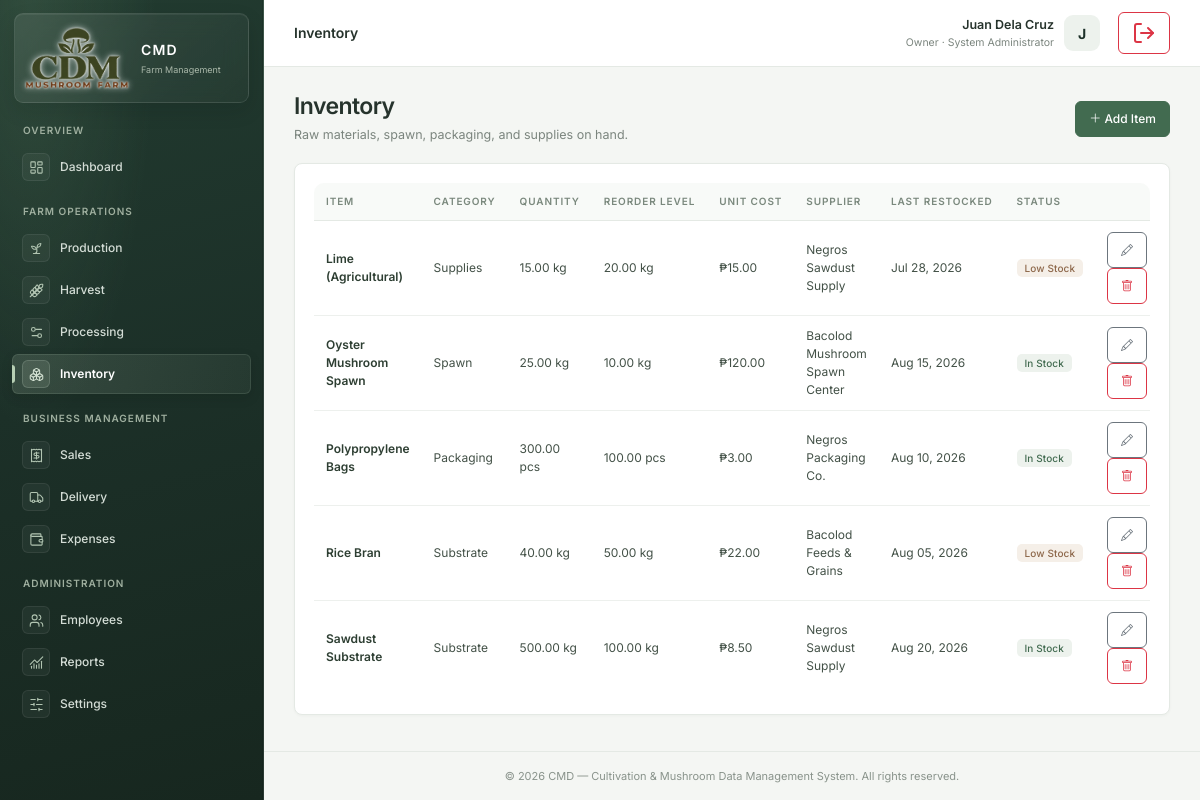
Page /inventory (signed in) on the committed database.
### tables this page shows
CREATE TABLE inventory (
    inventory_id    INT AUTO_INCREMENT PRIMARY KEY,
    item_name       VARCHAR(100) NOT NULL,
    category        ENUM('Substrate','Spawn','Packaging','Equipment','Supplies','Other') NOT NULL DEFAULT 'Other',
    quantity        DECIMAL(10,2) NOT NULL DEFAULT 0,
    unit            VARCHAR(20)  NOT NULL DEFAULT 'kg',
    reorder_level   DECIMAL(10,2) NOT NULL DEFAULT 0,
    unit_cost       DECIMAL(10,2) NOT NULL DEFAULT 0,
    supplier        VARCHAR(100),
    last_restocked  DATE,
    status          ENUM('In Stock','Low Stock','Out of Stock') NOT NULL DEFAULT 'In Stock',
    created_at      TIMESTAMP DEFAULT CURRENT_TIMESTAMP,
    updated_at      TIMESTAMP DEFAULT CURRENT_TIMESTAMP ON UPDATE CURRENT_TIMESTAMP
);

### app/core/Controller.php (called while the page is built, shortened)
<?php
class Controller
{
    protected function model(string $model)
    {
        return new $model();
    }
    protected function view(string $view, array $data = [])
    {
        extract($data);
        $viewFile = APP_PATH . '/views/' . $view . '.php';
        require APP_PATH . '/views/layouts/header.php';
        require APP_PATH . '/views/layouts/sidebar.php';
        require $viewFile;
        require APP_PATH . '/views/layouts/footer.php';
    }
}

### app/controllers/InventoryController.php (called while the page is built, shortened)
<?php
class InventoryController extends Controller
{
    public function index()
    {
        $data = [
            'pageTitle' => 'Inventory',
            'items'     => $this->model('Inventory')->all('item_name ASC'),
        ];
        $this->view('inventory/index', $data);
    }
}

### app/core/App.php (called while the page is built, shortened)
<?php
class App
{
    protected string $action     = 'index';
    public function __construct()
    {
        $url = $this->parseUrl();
        if (!empty($url[0])) {
            $controllerName = ucfirst(strtolower($url[0])) . 'Controller';
            $controllerFile = APP_PATH . '/controllers/' . $controllerName . '.php';
            if (file_exists($controllerFile)) {
                unset($url[0]);
            }
        }
        $this->controller = new $this->controller();
        $this->params = $url ? array_values($url) : [];
        call_user_func_array([$this->controller, $this->action], $this->params);
    }
    private function parseUrl(): array
    {
        if (isset($_GET['url'])) {
            $url = rtrim($_GET['url'], '/');
            $url = filter_var($url, FILTER_SANITIZE_URL);
            return explode('/', $url);
        }
        return [];
    }
}

### public/index.php (called while the page is built, shortened)
<?php
require_once CONFIG_PATH . '/database.php';
require_once APP_PATH . '/helpers.php';
require_once APP_PATH . '/core/Model.php';
require_once APP_PATH . '/core/Controller.php';
require_once APP_PATH . '/core/App.php';
new App();

### app/core/Model.php (called while the page is built, shortened)
<?php
class Model
{
    protected PDO $db;
    protected string $table = '';
    public function __construct()
    {
        $this->db = Database::getConnection();
    }
    public function all(string $orderBy = ''): array
    {
        $sql = "SELECT * FROM {$this->table}";
        if ($orderBy) $sql .= " ORDER BY {$orderBy}";
        $stmt = $this->db->query($sql);
        return $stmt->fetchAll();
    }
}

### config/database.php (called while the page is built)
<?php
class Database
{
    private static ?PDO $instance = null;
    private static string $host    = 'localhost';
    private static string $dbname  = 'mushroom_db';
    private static string $user    = 'root';
    private static string $pass    = '';
    private static string $charset = 'utf8mb4';
    public static function getConnection(): PDO
    {
        if (self::$instance === null) {
            $dsn = 'mysql:host=' . self::$host . ';dbname=' . self::$dbname . ';charset=' . self::$charset;
            $options = [
                PDO::ATTR_ERRMODE            => PDO::ERRMODE_EXCEPTION,
                PDO::ATTR_DEFAULT_FETCH_MODE => PDO::FETCH_ASSOC,
                PDO::ATTR_EMULATE_PREPARES   => false,
            ];
            try {
                self::$instance = new PDO($dsn, self::$user, self::$pass, $options);
            } catch (PDOException $e) {
                die('Database connection failed: ' . $e->getMessage());
            }
        }
        return self::$instance;
    }
}

### app/models/Inventory.php (called while the page is built, shortened)
<?php
class Inventory extends Model
{
    public function all(string $orderBy = 'item_name ASC'): array
    {
        return parent::all($orderBy);
    }
}

### app/views/inventory/index.php (the view, shortened to what this page needs)
<div class="page-header">
    <div>
        <h3>Inventory</h3>
        <p>Raw materials, spawn, packaging, and supplies on hand.</p>
    </div>
    <button class="btn btn-success" data-bs-toggle="modal" data-bs-target="#addModal"><i class="bi bi-plus-lg"></i> Add Item</button>
</div>
<div class="card-panel">
    <div class="table-responsive">
        <table class="table table-hover align-middle">
            <thead><tr><th>Item</th><th>Category</th><th>Quantity</th><th>Reorder Level</th><th>Unit Cost</th><th>Supplier</th><th>Last Restocked</th><th>Status</th><th></th></tr></thead>
            <tbody>
            <?php foreach ($items as $i): ?>
                <tr>
                    <td class="fw-semibold"><?= e($i['item_name']) ?></td>
                    <td><?= e($i['category']) ?></td>
                    <td><?= number_format($i['quantity'],2) ?> <?= e($i['unit']) ?></td>
                    <td><?= number_format($i['reorder_level'],2) ?> <?= e($i['unit']) ?></td>
                    <td><?= peso($i['unit_cost']) ?></td>
                    <td><?= e($i['supplier']) ?></td>
                    <td><?= niceDate($i['last_restocked']) ?></td>
                    <td><?= statusBadge($i['status']) ?></td>
                    <td class="text-end">
                        <button class="btn btn-sm btn-outline-secondary" data-bs-toggle="modal" data-bs-target="#editModal<?= $i['inventory_id'] ?>"><i class="bi bi-pencil"></i></button>
                        <form action="<?= BASE_URL ?>/inventory/delete/<?= $i['inventory_id'] ?>" method="POST" class="d-inline confirm-delete">
                            <button class="btn btn-sm btn-outline-danger"><i class="bi bi-trash"></i></button>
                        </form>
                    </td>
                </tr>
            <?php endforeach; ?>
            </tbody>
        </table>
    </div>
</div>

### app/helpers.php (shortened to what this page needs)
<?php
function e($value): string
{
    return htmlspecialchars((string)($value ?? ''), ENT_QUOTES, 'UTF-8');
}
function peso($amount): string
{
    return '₱' . number_format((float)$amount, 2);
}
function niceDate($date, string $format = 'M d, Y'): string
{
    $ts = is_numeric($date) ? $date : strtotime($date);
    return date($format, $ts);
}
function statusBadge(string $status): string
{
    $map = [
        'active' => 'success', 'inactive' => 'secondary',
        'In Stock' => 'success', 'Low Stock' => 'warning', 'Out of Stock' => 'danger',
        'Incubation' => 'info', 'Fruiting' => 'primary', 'Harvesting' => 'warning',
        'Completed' => 'success', 'Failed' => 'danger',
        'Paid' => 'success', 'Pending' => 'warning', 'Partial' => 'info',
        'Delivered' => 'success', 'In Transit' => 'primary', 'Cancelled' => 'danger',
        'In Progress' => 'warning',
        'A' => 'success', 'B' => 'info', 'C' => 'warning', 'Reject' => 'danger',
    ];
    $color = $map[$status] ?? 'secondary';
    return '<span class="badge status-badge status-badge-' . $color . '">' . e($status) . '</span>';
}

### public/css/style.css (style rules this page uses)
:root { --cmd-primary: #426b50; --cmd-primary-dark: #1c3028; --cmd-primary-soft: #edf2ed; --cmd-accent: #bd8658; --cmd-bg: #f4f6f3; --cmd-surface: #fff; --cmd-sidebar-bg: #1c3028; --cmd-sidebar-text: #d4ddd6; --cmd-border: #e4e9e4; --cmd-muted: #7b857e; --cmd-text: #26332c; --cmd-card-radius: 8px; --cmd-shadow: 0 1px 3px rgba(28, 48, 40, .035); }
* { box-sizing: border-box; }
body { min-width: 320px; font-family: 'Inter', -apple-system, BlinkMacSystemFont, 'Segoe UI', Roboto, sans-serif; background: var(--cmd-bg); color: var(--cmd-text); font-size: 13px; -webkit-font-smoothing: antialiased; }
.page-header { display: flex; align-items: center; justify-content: space-between; margin-bottom: 19px; flex-wrap: wrap; gap: 14px; }
.page-header h3 { margin: 0; font-size: 23px; font-weight: 600; letter-spacing: -.025em; color: var(--cmd-text); }
.page-header p { margin: 5px 0 0; color: var(--cmd-muted); font-size: 12.5px; }
.card-panel, .stat-card { background: var(--cmd-surface); border: 1px solid var(--cmd-border); border-radius: var(--cmd-card-radius); box-shadow: var(--cmd-shadow); }
.card-panel { padding: 19px; }
.table-responsive { border-radius: 10px; }
.table { --bs-table-bg: transparent; --bs-table-hover-bg: #f7faf7; margin-bottom: 0; }
.table thead th { padding: 11px 12px; font-size: 10px; font-weight: 600; text-transform: uppercase; letter-spacing: .09em; color: #7a887d; background: #f8faf8; border-bottom: 1px solid var(--cmd-border); white-space: nowrap; }
.table td { padding: 11px 12px; vertical-align: middle; font-size: 12px; color: #435147; border-color: #edf0ed; }
.table tbody tr:last-child td { border-bottom: 0; }
.table .fw-semibold { color: #2d3e32; }
.table .btn { --bs-btn-padding-y: .3rem; --bs-btn-padding-x: .48rem; --bs-btn-font-size: .75rem; }
.badge { font-weight: 500; font-size: 10px; padding: 4px 8px; border-radius: 5px; letter-spacing: .01em; }
.status-badge-success { background: #edf2ed; color: #426b50; }
.status-badge-warning { background: #f5efe8; color: #8d674a; }
.btn { border-radius: 6px; font-size: 12px; font-weight: 500; padding: 8px 13px; transition: transform .15s ease, box-shadow .15s ease, background-color .15s ease; }
.btn-success { background: var(--cmd-primary); border-color: var(--cmd-primary); }

### rows in the picture
inventory: item_name "Lime (Agricultural)", category "Supplies", quantity "15.00", unit "kg", reorder_level "20.00", unit_cost "₱15.00", supplier "Negros Sawdust Supply", last_restocked "Jul 28, 2026", status "Low Stock"
inventory: item_name "Oyster Mushroom Spawn", category "Spawn", quantity "25.00", unit "kg", reorder_level "10.00", unit_cost "₱120.00", supplier "Bacolod Mushroom Spawn Center", last_restocked "Aug 15, 2026", status "In Stock"
inventory: item_name "Polypropylene Bags", category "Packaging", quantity "300.00", unit "pcs", reorder_level "100.00", unit_cost "₱3.00", supplier "Negros Packaging Co.", last_restocked "Aug 10, 2026", status "In Stock"
inventory: item_name "Rice Bran", category "Substrate", quantity "40.00", unit "kg", reorder_level "50.00", unit_cost "₱22.00", supplier "Bacolod Feeds & Grains", last_restocked "Aug 05, 2026", status "Low Stock"
inventory: item_name "Sawdust Substrate", category "Substrate", quantity "500.00", unit "kg", reorder_level "100.00", unit_cost "₱8.50", supplier "Negros Sawdust Supply", last_restocked "Aug 20, 2026", status "In Stock"

### other values in the picture
$pageTitle "Inventory"
$_SESSION['employee_name'] "Juan Dela Cruz"
$_SESSION['position'] "System Administrator"
substr($_SESSION['employee_name'] ?? 'U', 0, 1) "J"
